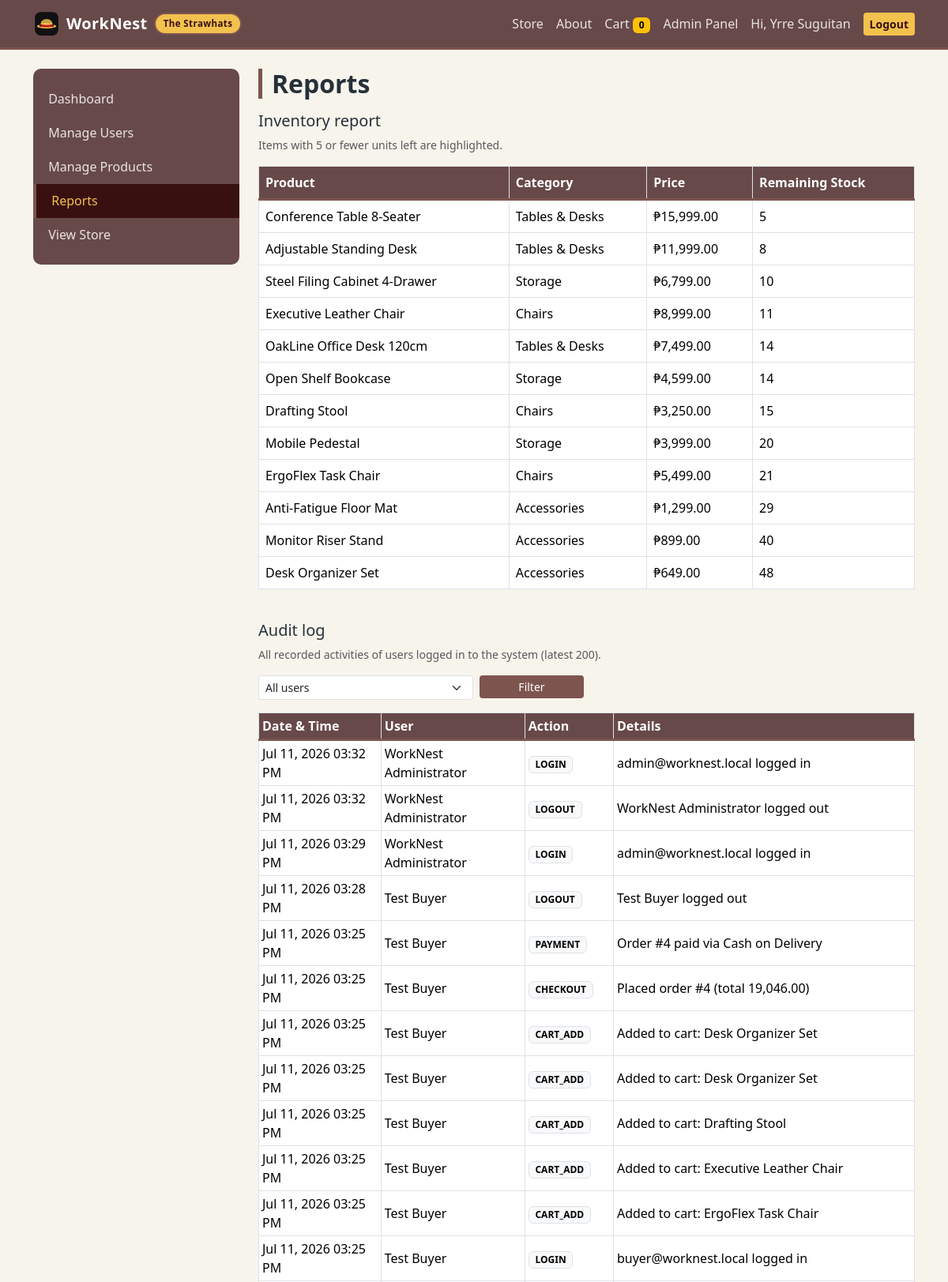
Screenshot of /admin/reports.php (signed in, upper part) with the database file from the repository.
### tables this page shows
CREATE TABLE `products` (
  `id` int(11) NOT NULL,
  `category_id` int(11) NOT NULL,
  `name` varchar(100) NOT NULL,
  `description` text DEFAULT NULL,
  `price` decimal(10,2) NOT NULL,
  `stock` int(11) NOT NULL DEFAULT 0,
  `created_at` timestamp NOT NULL DEFAULT current_timestamp()
);

CREATE TABLE `categories` (
  `id` int(11) NOT NULL,
  `name` varchar(50) NOT NULL
);

CREATE TABLE `audit_log` (
  `id` int(11) NOT NULL,
  `user_id` int(11) DEFAULT NULL,
  `user_name` varchar(100) DEFAULT NULL,
  `action` varchar(50) NOT NULL,
  `details` varchar(255) DEFAULT NULL,
  `created_at` timestamp NOT NULL DEFAULT current_timestamp()
);

### includes/functions.php (called while the page is built, shortened)
<?php
function peso($amount)
{
    return '&#8369;' . number_format($amount, 2);
}

### admin/reports.php (the view, shortened to what this page needs)
<?php
require_once '../includes/config.php';
require_once '../includes/functions.php';
$inventory = mysqli_query($conn, 'SELECT p.name, c.name AS category_name, p.price, p.stock FROM products p JOIN categories c ON p.category_id = c.id ORDER BY p.stock ASC');
$filter_user = 0;
if ($filter_user > 0) {
    $stmt = mysqli_prepare($conn, 'SELECT * FROM audit_log WHERE user_id = ? ORDER BY created_at DESC LIMIT 200');
    mysqli_stmt_bind_param($stmt, 'i', $filter_user);
    mysqli_stmt_execute($stmt);
    $logs = mysqli_stmt_get_result($stmt);
} else {
    $logs = mysqli_query($conn, 'SELECT * FROM audit_log ORDER BY created_at DESC LIMIT 200');
}
require_once '../includes/header.php';
?>
<div class="container mt-4">
    <div class="row">
        <?php include 'sidebar.php'; ?>
        <div class="col-lg-9">
            <h2 class="wn-page-title mt-0">Reports</h2>
            <h5 class="mt-3">Inventory report</h5>
            <p class="text-muted small">Items with 5 or fewer units left are highlighted.</p>
            <div class="table-responsive mb-4">
                <table class="table table-bordered align-middle bg-white">
                    <thead>
                        <tr>
                            <th>Product</th>
                            <th>Category</th>
                            <th>Price</th>
                            <th>Remaining Stock</th>
                        </tr>
                    </thead>
                    <tbody>
                        <?php while ($row = mysqli_fetch_assoc($inventory)): ?>
                            <tr <?php if ((int) $row['stock'] <= 5) echo 'class="wn-low-stock"'; ?>>
                                <td><?php echo htmlspecialchars($row['name']); ?></td>
                                <td><?php echo htmlspecialchars($row['category_name']); ?></td>
                                <td><?php echo peso($row['price']); ?></td>
                                <td><?php echo $row['stock']; ?></td>
                            </tr>
                        <?php endwhile; ?>
                    </tbody>
                </table>
            </div>
            <h5>Audit log</h5>
            <p class="text-muted small">All recorded activities of users logged in to the system (latest 200).</p>
            <form method="get" action="reports.php" class="row g-2 mb-3" style="max-width:420px;">
                <div class="col-8">
                    <select name="user" class="form-select form-select-sm">
                        <option value="0">All users</option>
                    </select>
                </div>
                <div class="col-4">
                    <button type="submit" class="btn btn-wn btn-sm w-100">Filter</button>
                </div>
            </form>
            <div class="table-responsive mb-5">
                <table class="table table-bordered table-sm align-middle bg-white">
                    <thead>
                        <tr>
                            <th>Date &amp; Time</th>
                            <th>User</th>
                            <th>Action</th>
                            <th>Details</th>
                        </tr>
                    </thead>
                    <tbody>
                        <?php while ($log = mysqli_fetch_assoc($logs)): ?>
                            <tr>
                                <td><?php echo date('M d, Y h:i A', strtotime($log['created_at'])); ?></td>
                                <td><?php echo htmlspecialchars($log['user_name']); ?></td>
                                <td><span class="badge text-bg-light border"><?php echo htmlspecialchars($log['action']); ?></span></td>
                                <td><?php echo htmlspecialchars($log['details']); ?></td>
                            </tr>
                        <?php endwhile; ?>
                    </tbody>
                </table>
            </div>
        </div>
    </div>
</div>
<?php require_once '../includes/footer.php'; ?>

### assets/css/style.css (style rules this page uses)
:root { --wn-ink: #26303a; --wn-navy: #684949; --wn-navy-dark: #391010; --wn-red: #7e544f; --wn-red-dark: #9e0e19; --wn-amber: #f2c14e; --wn-bg: #f7f4ec; --wn-border: #e3ddcf; }
body { background-color: var(--wn-bg); color: var(--wn-ink); font-family: "Segoe UI", system-ui, -apple-system, Arial, sans-serif; display: flex; flex-direction: column; min-height: 100vh; }
.wn-page-title { border-left: 5px solid var(--wn-red); padding-left: 12px; margin: 1.5rem 0 1rem; font-weight: 700; }
.btn-wn { background-color: var(--wn-red); color: #fff; border: none; }
.table thead th { background-color: var(--wn-navy); color: #fff; font-weight: 600; border-bottom: 3px solid var(--wn-red) !important; }
.wn-low-stock { background-color: #fdecea !important; }

### rows the page displays
products: name "Conference Table 8-Seater", category.name "Tables & Desks", price "₱15,999.00", stock "5"
products: name "Adjustable Standing Desk", category.name "Tables & Desks", price "₱11,999.00", stock "8"
products: name "Steel Filing Cabinet 4-Drawer", category.name "Storage", price "₱6,799.00", stock "10"
products: name "Executive Leather Chair", category.name "Chairs", price "₱8,999.00", stock "11"
products: name "OakLine Office Desk 120cm", category.name "Tables & Desks", price "₱7,499.00", stock "14"
products: name "Open Shelf Bookcase", category.name "Storage", price "₱4,599.00", stock "14"
products: name "Drafting Stool", category.name "Chairs", price "₱3,250.00", stock "15"
products: name "Mobile Pedestal", category.name "Storage", price "₱3,999.00", stock "20"
products: name "ErgoFlex Task Chair", category.name "Chairs", price "₱5,499.00", stock "21"
products: name "Anti-Fatigue Floor Mat", category.name "Accessories", price "₱1,299.00", stock "29"
products: name "Monitor Riser Stand", category.name "Accessories", price "₱899.00", stock "40"
products: name "Desk Organizer Set", category.name "Accessories", price "₱649.00", stock "48"
audit_log: created_at "Jul 11, 2026 03:32 PM", user_name "WorkNest Administrator", action "LOGIN", details "admin@worknest.local logged in"
audit_log: created_at "Jul 11, 2026 03:32 PM", user_name "WorkNest Administrator", action "LOGOUT", details "WorkNest Administrator logged out"
audit_log: created_at "Jul 11, 2026 03:29 PM", user_name "WorkNest Administrator", action "LOGIN", details "admin@worknest.local logged in"
audit_log: created_at "Jul 11, 2026 03:28 PM", user_name "Test Buyer", action "LOGOUT", details "Test Buyer logged out"
audit_log: created_at "Jul 11, 2026 03:25 PM", user_name "Test Buyer", action "PAYMENT", details "Order #4 paid via Cash on Delivery"
audit_log: created_at "Jul 11, 2026 03:25 PM", user_name "Test Buyer", action "CHECKOUT", details "Placed order #4 (total 19,046.00)"
audit_log: created_at "Jul 11, 2026 03:25 PM", user_name "Test Buyer", action "CART_ADD", details "Added to cart: Desk Organizer Set"
audit_log: created_at "Jul 11, 2026 03:25 PM", user_name "Test Buyer", action "CART_ADD", details "Added to cart: Desk Organizer Set"
audit_log: created_at "Jul 11, 2026 03:25 PM", user_name "Test Buyer", action "CART_ADD", details "Added to cart: Drafting Stool"
audit_log: created_at "Jul 11, 2026 03:25 PM", user_name "Test Buyer", action "CART_ADD", details "Added to cart: Executive Leather Chair"
audit_log: created_at "Jul 11, 2026 03:25 PM", user_name "Test Buyer", action "CART_ADD", details "Added to cart: ErgoFlex Task Chair"
audit_log: created_at "Jul 11, 2026 03:25 PM", user_name "Test Buyer", action "LOGIN", details "buyer@worknest.local logged in"

### other values shown
cart_count() "0"
$_SESSION['full_name'] "Yrre Suguitan"
